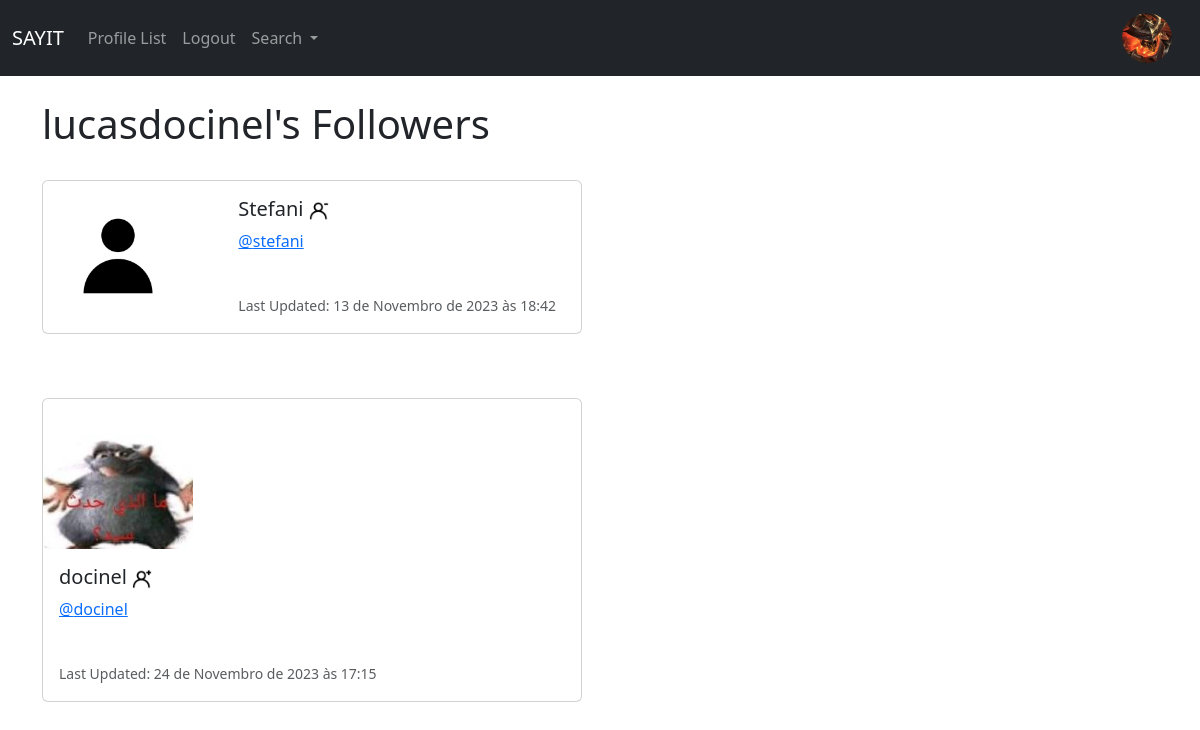
Page /profile/followers/1 (signed in) on the committed database.
### musker/models.py (models this page shows, shortened)
class Profile(models.Model):
    user = models.OneToOneField(User, on_delete=models.CASCADE)
    follows = models.ManyToManyField(
        "self",
        related_name="followed_by",
        symmetrical=False,
        blank=True
    )
    date_modified = models.DateTimeField(User, auto_now=True)
    profile_image = models.ImageField(null=True, blank=True, upload_to="images/profile/")
    profile_bio = models.CharField(null=True, blank=True, max_length=500)
    homepage_link = models.CharField(null=True, blank=True, max_length=200)
    facebook_link = models.CharField(null=True, blank=True, max_length=200)
    instagram_link = models.CharField(null=True, blank=True, max_length=200)
    linkedin_link = models.CharField(null=True, blank=True, max_length=200)

### musker/views.py (the view)
# urls.py: path('profile/followers/<int:pk>', views.followers, name='followers'),
def followers(request, pk):
    if request.user.is_authenticated:
        if request.user.id == pk:
            profiles = Profile.objects.get(user_id=pk)
            return render(request, 'followers.html', {'profiles': profiles})
        else:
            messages.success(request, ("That's not your profile!"))
            return redirect('home')
    else:
        messages.success(request, ('You must be logged in to view profiles'))
        return redirect('home')

### musker/templates/followers.html
{% extends 'base.html' %}
{% load static %}
{% block content %}
    <h1>{{ request.user.username }}'s Followers</h1>
    <br/>
    {% if profiles %}
        {% for profile in profiles.followed_by.all %}
                          <div class="card mb-3" style="max-width: 540px;">
            <div class="row g-0">
              <div class="col-md-4">
                {% if profile.profile_image %}
                  <img src="{{ profile.profile_image.url }}" width="150" height="150" class="img-fluid rounded-start" alt="{{ profile.user.username }}">
                {% else %}
                  <img src="{% static 'images/default_profile.jpg' %}" width="150" height="150" class="img-fluid rounded-start" alt="...">
                {% endif %}
              </div>
              <div class="col-md-8">
                <div class="card-body">
                  <h5 class="card-title">{{ profile.user.username }}
                    {% if profile in profile.follows.all %}
                    <a href="{% url 'unfollow' profile.user.id %}">
                        <img src="{% static 'images/unfollow.png' %}" height="20" width="20" srcset="">
                      </a>
                    {% else %}
                    <a href="{% url 'follow' profile.user.id %}">
                        <img src="{% static 'images/seguir.png' %}" height="20" width="20" srcset="">
                      </a>
                    {% endif %}
                  </h5>
                  <p class="card-text"><a href="{% url 'profile' profile.user.id %}">@{{ profile.user.username|lower }}<a/></p><br/>
                  <p class="card-text"><small class="text-body-secondary">Last Updated: {{ profile.date_modified }}</small></p>
                </div>
              </div>
            </div>
          </div>
          <br/><br/>
        {% endfor %}
    {% endif %}
{% endblock %}

### musker/templates/navbar.html (shortened to what this page needs)
{% load static %}
<nav class="navbar navbar-expand-lg navbar-dark bg-dark">
    <div class="container-fluid">
      <a class="navbar-brand" href="{% url "home" %}">SAYIT</a>
      <div class="collapse navbar-collapse" id="navbarSupportedContent">
        <ul class="navbar-nav me-auto mb-2 mb-lg-0">
          <li class="nav-item">
            <a class="nav-link" href="{% url "profile_list" %}">Profile List</a>
          </li>
          {% if user.is_authenticated %}
          <li class="nav-item">
            <a class="nav-link" href="{% url 'logout' %}">Logout</a>
          </li>
          {% endif %}
          <li class="nav-item dropdown">
            <a class="nav-link dropdown-toggle" href="#" role="button" data-bs-toggle="dropdown" aria-expanded="false">
              Search
            </a>
          </li>
        </ul>
        {% if user.is_authenticated %}
          <ul class="navbar-nav ml-auto">
            <li class="nav-item navbar-brand">
              <a href="{% url "profile" request.user.id %}">
                {% if user.profile.profile_image %}
                  <img src="{{ user.profile.profile_image.url }}" width="50" height="50" class="rounded-circle" alt="{{ profile.user.username }}">
                {% else %}
                  <img src="{% static 'images/default_profile.jpg' %}" width="50" height="50" class="rounded-circle" alt="{{ profile.user.username }}">
                {% endif %}
              </a>
            </li>
          </ul>
        {% endif %}
      </div>
    </div>
  </nav>

### rows in the picture
Profile: user.username "Stefani", user.username "stefani", date_modified "13 de Novembro de 2023 às 18:42"
Profile: profile_image (picture), user.username "docinel", date_modified "24 de Novembro de 2023 às 17:15"

### other values in the picture
{{ request.user.username }} "lucasdocinel"
